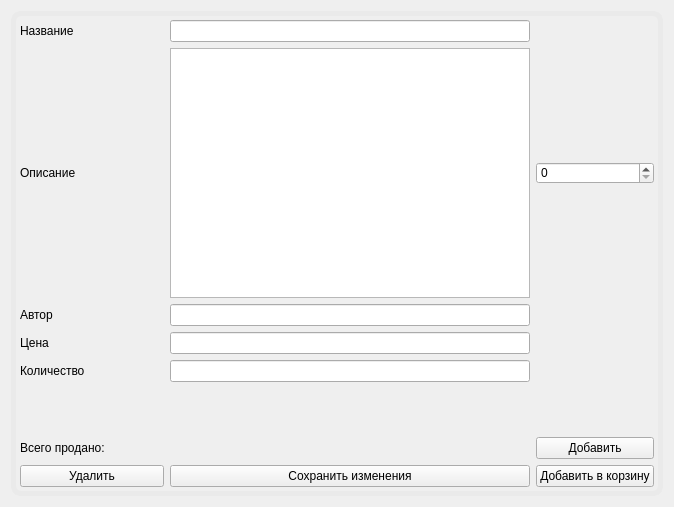
<?xml version="1.0" encoding="UTF-8"?>
<ui version="4.0">
 <class>Form</class>
 <widget class="QWidget" name="Form">
  <property name="geometry">
   <rect>
    <x>0</x>
    <y>0</y>
    <width>674</width>
    <height>507</height>
   </rect>
  </property>
  <property name="windowTitle">
   <string>Form</string>
  </property>
  <layout class="QVBoxLayout" name="verticalLayout">
   <item>
    <widget class="QWidget" name="book_info_layout" native="true">
     <property name="styleSheet">
      <string notr="true">QWidget#book_info_layout{
border-style: solid;
border-color: rgb(234, 234, 234);
border-width: 5px;
border-radius: 10px;
}</string>
     </property>
     <layout class="QGridLayout" name="gridLayout_2" columnstretch="2,0,5,0">
      <item row="3" column="2">
       <widget class="QLineEdit" name="author">
        <property name="maximumSize">
         <size>
          <width>520</width>
          <height>16777215</height>
         </size>
        </property>
       </widget>
      </item>
      <item row="0" column="0">
       <widget class="QLabel" name="label_5">
        <property name="text">
         <string>Название</string>
        </property>
       </widget>
      </item>
      <item row="4" column="2">
       <widget class="QLineEdit" name="price"/>
      </item>
      <item row="5" column="0">
       <widget class="QLabel" name="label_7">
        <property name="text">
         <string>Количество</string>
        </property>
       </widget>
      </item>
      <item row="1" column="2">
       <widget class="QPlainTextEdit" name="description">
        <property name="enabled">
         <bool>true</bool>
        </property>
        <property name="maximumSize">
         <size>
          <width>520</width>
          <height>250</height>
         </size>
        </property>
        <property name="plainText">
         <string/>
        </property>
       </widget>
      </item>
      <item row="8" column="3">
       <widget class="QPushButton" name="add_to_cart_button">
        <property name="text">
         <string>Добавить в корзину</string>
        </property>
       </widget>
      </item>
      <item row="7" column="2">
       <widget class="QLabel" name="number_sold">
        <property name="text">
         <string/>
        </property>
       </widget>
      </item>
      <item row="5" column="2">
       <widget class="QLineEdit" name="quantity"/>
      </item>
      <item row="3" column="0">
       <widget class="QLabel" name="label_6">
        <property name="text">
         <string>Автор</string>
        </property>
       </widget>
      </item>
      <item row="6" column="2">
       <widget class="QLabel" name="info">
        <property name="styleSheet">
         <string notr="true">font: 700 9pt &quot;Segoe UI&quot;;
text-decoration: underline;</string>
        </property>
        <property name="text">
         <string/>
        </property>
       </widget>
      </item>
      <item row="7" column="0">
       <widget class="QLabel" name="sold">
        <property name="text">
         <string>Всего продано:</string>
        </property>
       </widget>
      </item>
      <item row="0" column="2">
       <widget class="QLineEdit" name="title"/>
      </item>
      <item row="8" column="0">
       <widget class="QPushButton" name="delete_button">
        <property name="text">
         <string>Удалить</string>
        </property>
       </widget>
      </item>
      <item row="4" column="0">
       <widget class="QLabel" name="label_4">
        <property name="text">
         <string>Цена</string>
        </property>
       </widget>
      </item>
      <item row="1" column="0">
       <widget class="QLabel" name="label">
        <property name="text">
         <string>Описание</string>
        </property>
       </widget>
      </item>
      <item row="1" column="3">
       <widget class="QSpinBox" name="quantity_spin"/>
      </item>
      <item row="8" column="2">
       <widget class="QPushButton" name="save_changes">
        <property name="text">
         <string>Сохранить изменения</string>
        </property>
       </widget>
      </item>
      <item row="7" column="3">
       <widget class="QPushButton" name="finish_add_new_book">
        <property name="text">
         <string>Добавить</string>
        </property>
       </widget>
      </item>
     </layout>
    </widget>
   </item>
  </layout>
 </widget>
 <resources/>
 <connections/>
</ui>
